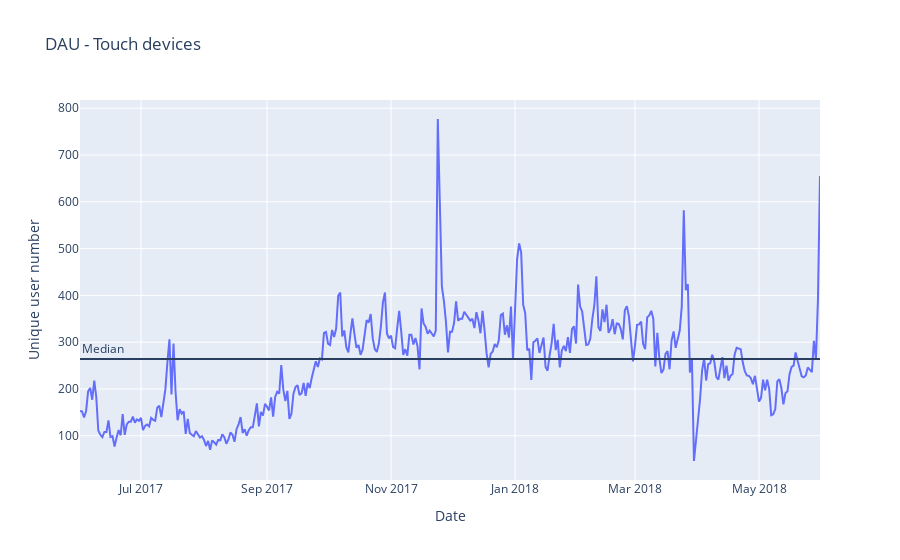

Notebook cell for this chart:
### Code cell
# check unique entry for mobile devices:
touch_devices = visits[visits['device']=='touch']
dau_touch = touch_devices.groupby(by='start_date')['uid'].nunique().reset_index()
fig = px.line(dau_touch,x="start_date", y="uid",title='DAU - Touch devices'
              ,labels={"start_date":"Date","uid":"Unique user number"})
fig.add_hline(y=dau_touch['uid'].median(),
              annotation_text="Median", 
              annotation_position="top left")
fig.show()

### Figure 1 — Plotly figure (JSON) as saved in the notebook; plotly's stock layout.template omitted (floating-point values rounded to 4 significant figures; data arrays with more than 128 entries replaced by an {"elided": "..."} marker saying what was removed)
{"data": [{"hovertemplate": "Date=%{x}<br>Unique user number=%{y}<extra></extra>", "legendgroup": "", "line": {"color": "#636efa", "dash": "solid"}, "mode": "lines", "name": "", "orientation": "v", "showlegend": false, "type": "scatter", "x": {"elided": "363 str values"}, "xaxis": "x", "y": {"elided": "363 int values"}, "yaxis": "y"}], "layout": {"annotations": [{"showarrow": false, "text": "Median", "x": 0, "xanchor": "left", "xref": "x domain", "y": 264, "yanchor": "bottom", "yref": "y"}], "legend": {"tracegroupgap": 0}, "shapes": [{"type": "line", "x0": 0, "x1": 1, "xref": "x domain", "y0": 264, "y1": 264, "yref": "y"}], "title": {"text": "DAU - Touch devices"}, "xaxis": {"anchor": "y", "domain": [0, 1], "title": {"text": "Date"}}, "yaxis": {"anchor": "x", "domain": [0, 1], "title": {"text": "Unique user number"}}}}
